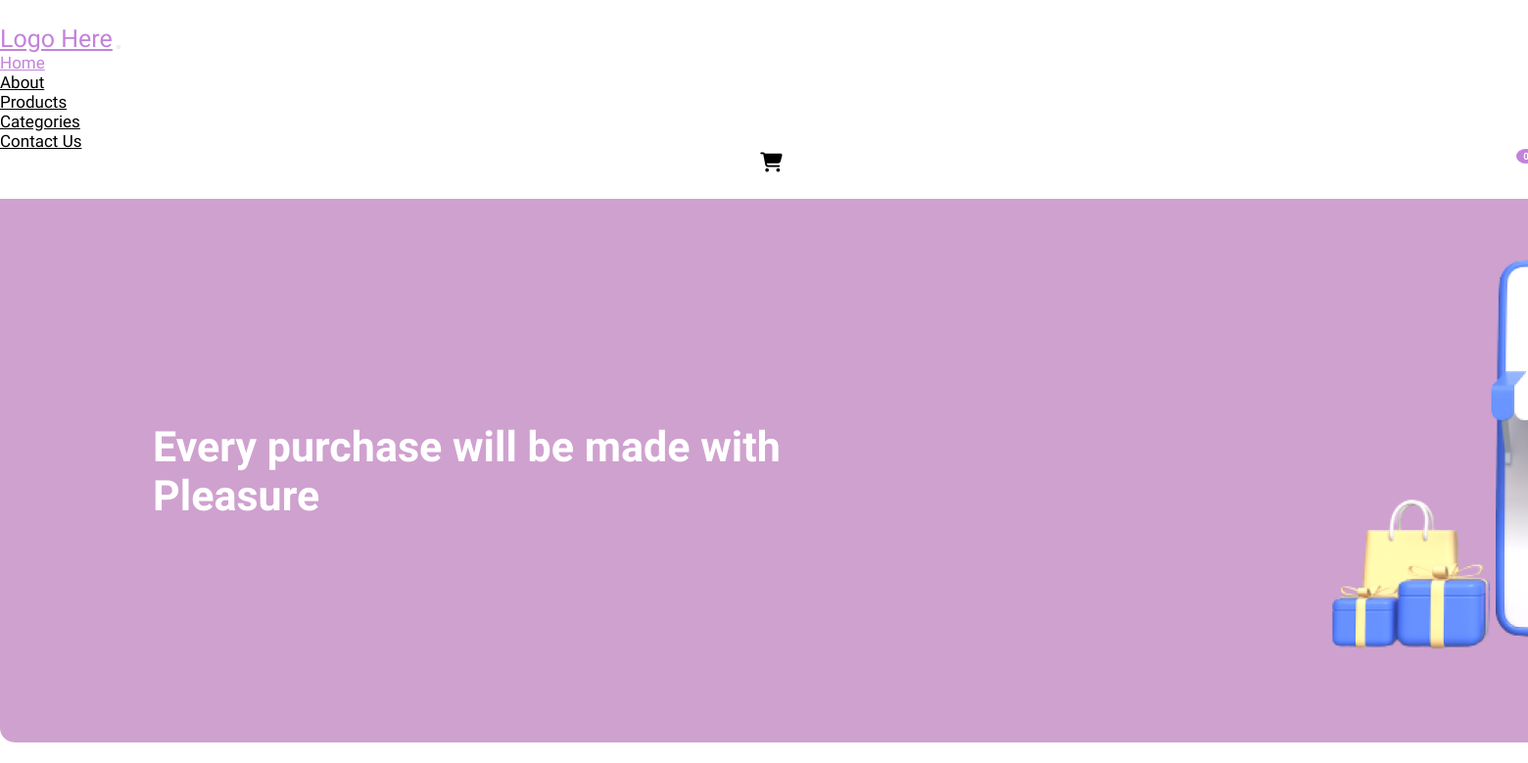
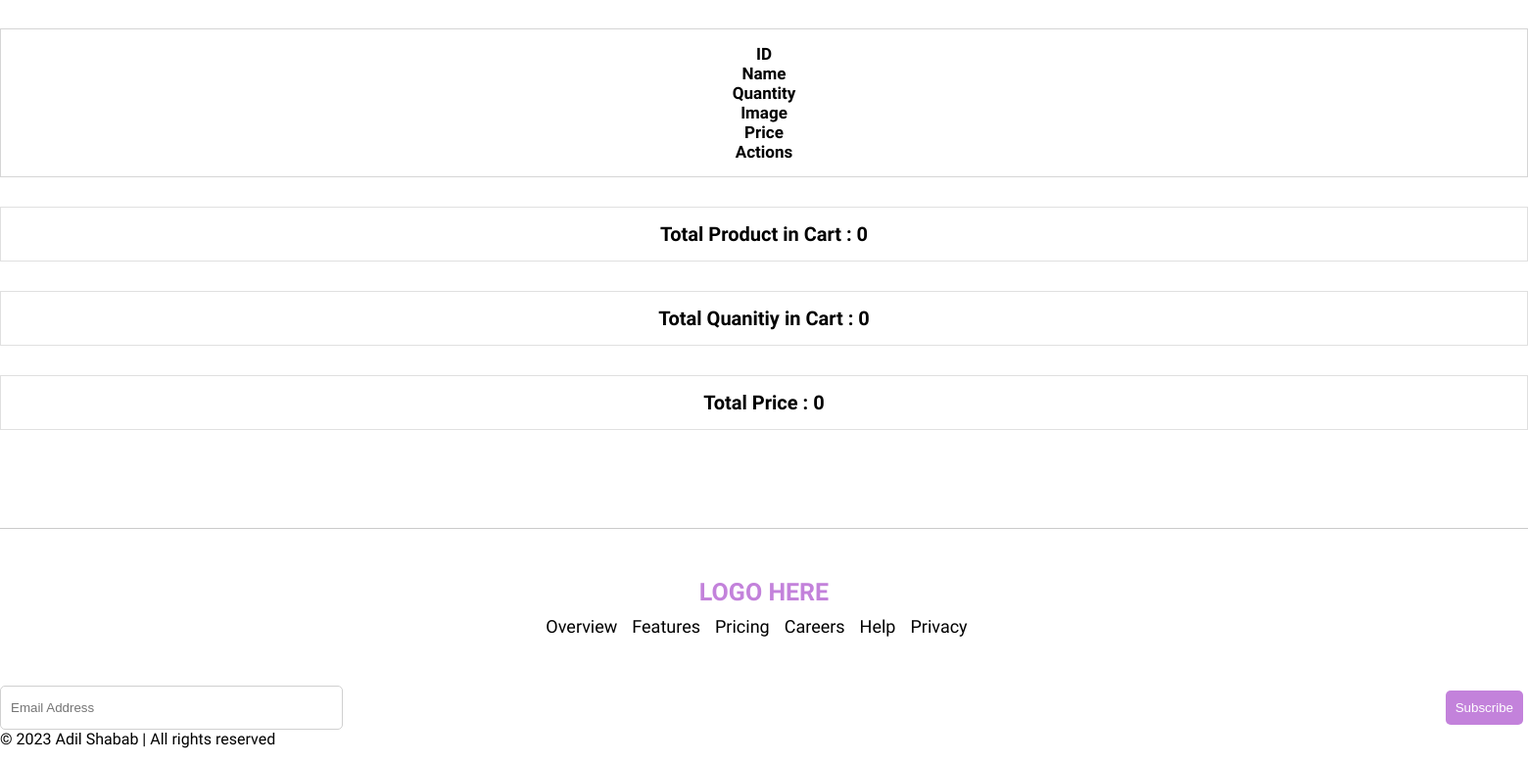
/cart/ (signed in), run on an earlier commit of the app's database (2 pictures, top to bottom).
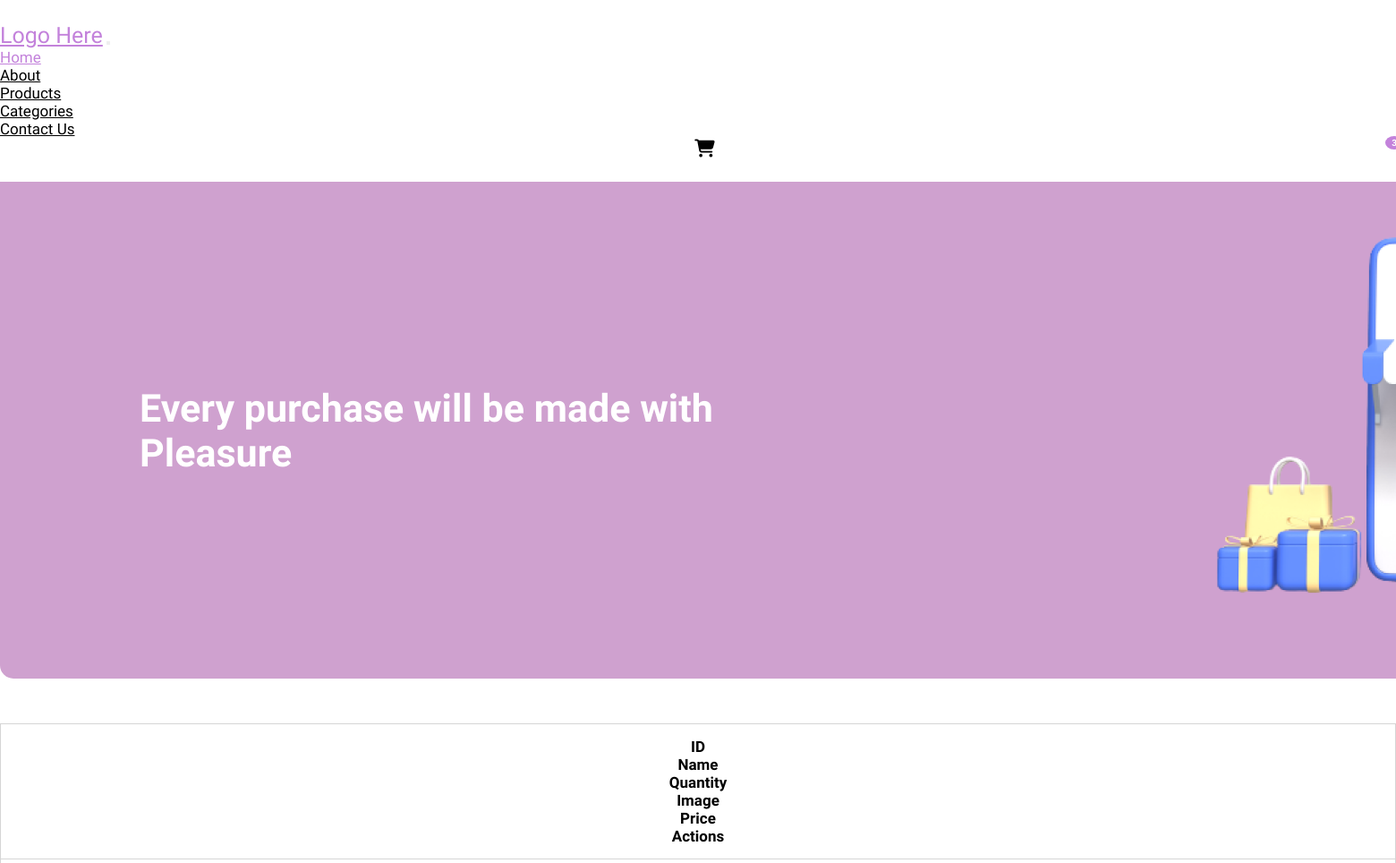
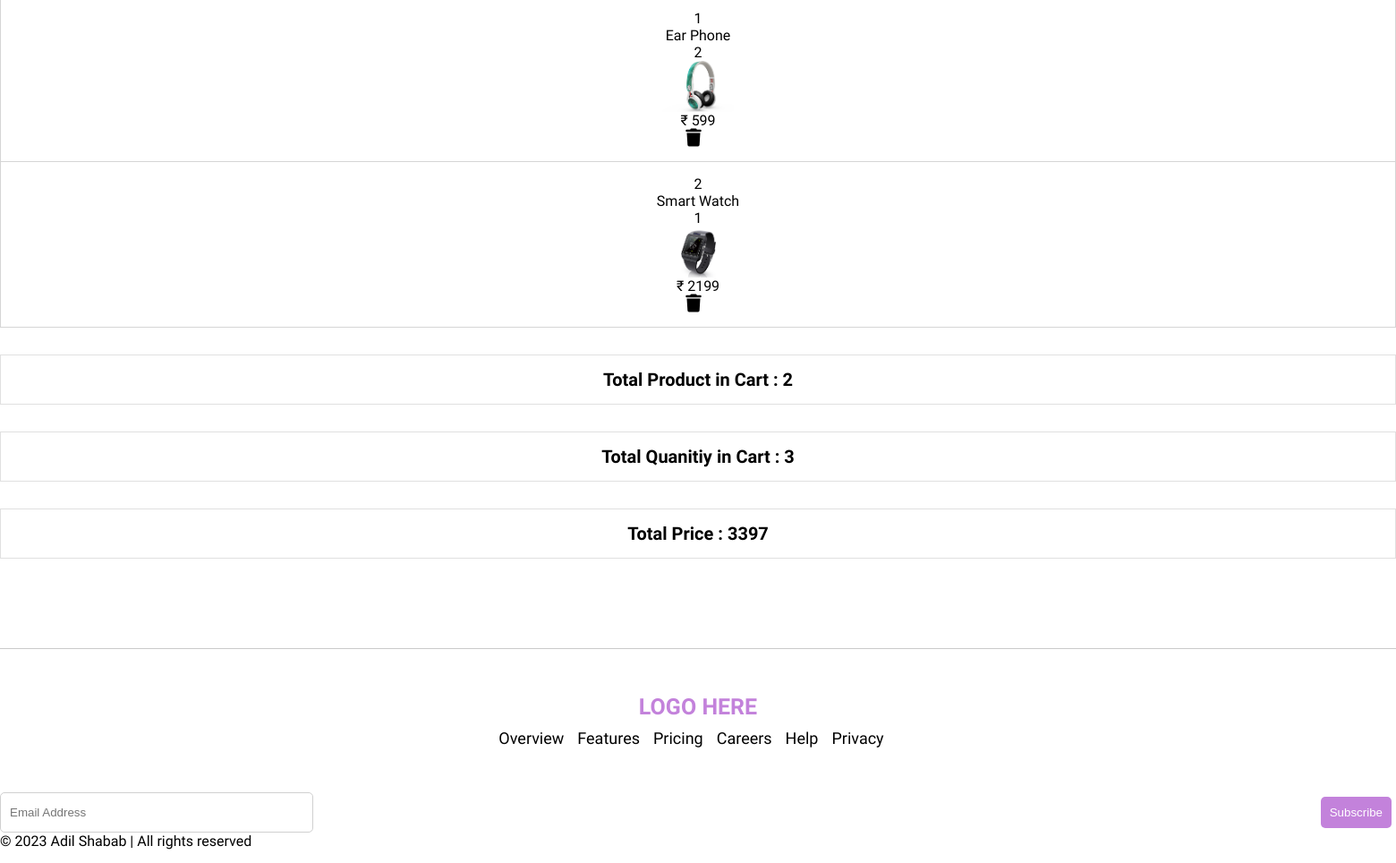
And on a later commit of the database (2 pictures, top to bottom).
### core/models.py (models this page shows, shortened)
class Cart(models.Model):
    user = models.ForeignKey(User, on_delete=models.CASCADE)
    product = models.ForeignKey(Product, on_delete=models.CASCADE)
    quantity = models.PositiveIntegerField(default=0)

class Product(models.Model):
    name = models.CharField(max_length=150)
    price = models.IntegerField()
    photo = models.ImageField(upload_to='products')
    description = models.TextField()

### core/views.py (the view)
# urls.py: path('cart/', cart, name='cart'),
@login_required(login_url='login')
def cart(request):
    cart_items = Cart.objects.filter(user=request.user)
    cart_count = sum(item.quantity for item in cart_items)
    total_price = sum(item.product.price * item.quantity for item in cart_items)
    cart_count_without_quantity = Cart.objects.filter(user=request.user).count()
    context = {'total_price': total_price, 'cart_items': cart_items, 'cart_count': cart_count, 'cart_count_without_quantity':cart_count_without_quantity}
    return render(request, 'frontend/cart.html', context)

### templates/frontend/cart.html (shortened to what this page needs)
<!doctype html>
{% load static %}
<html lang="en">
<head>
  <link rel="stylesheet" href="https://cdnjs.cloudflare.com/ajax/libs/font-awesome/6.4.0/css/all.min.css" />
  <link rel="stylesheet" href="https://cdnjs.cloudflare.com/ajax/libs/font-awesome/6.4.0/css/all.min.css" />
  <link rel="stylesheet" href="{% static 'css/style.css' %}">
  <link href="https://cdn.jsdelivr.net/npm/bootstrap@5.2.1/dist/css/bootstrap.min.css" rel="stylesheet"integrity="sha384-iYQeCzEYFbKjA/T2uDLTpkwGzCiq6soy8tYaI1GyVh/UjpbCx/TYkiZhlZB6+fzT">
</head>
<body>
    {% include "frontend/navbar.html" %}
  <main>
    <div class="banner">
      <div class="container">
        <h1 class="heading">Every purchase will be made with <span>Pleasure</span></h1>
        <img src="{% static 'img/banner.png' %}" alt="" class="img-fluid">
      </div>
    </div>
    <div class="container">
        <div class="carts">
            <div class="cart head">
                <div class="row">
                    <div class="col-1 id">ID</div>
                    <div class="col-3 name">Name</div>
                    <div class="col-2 quantity">Quantity</div>
                    <div class="col-2 image">Image</div>
                    <div class="col-2 price">Price</div>
                    <div class="col-2 actions">Actions</div>
                </div>
            </div>
            {% for x in cart_items %}
            <div class="cart">
                <div class="row">
                    <div class="col-1 id">{{forloop.counter}}</div>
                    <div class="col-3 name">{{x.product.name}}</div>
                    <div class="col-2 quantity">{{x.quantity}}</div>
                    <div class="col-2 image"><img src="{{x.product.photo.url}}" alt="" class="img-fluid"></div>
                    <div class="col-2 price">&#8377; {{x.product.price}}</div>
                    <div class="col-2 actions">
                        <a href="{% url 'remove-from-cart' x.id %}"><i class="fa-solid fa-trash"></i></a>
                    </div>
                </div>
            </div>
            {% endfor %}
        </div>
        <div class="row">
            <div class="col-4">
                <h4 class="sm-txt">Total Product in Cart : {{cart_count_without_quantity}}</h4>
            </div>
            <div class="col-4">
                <h4 class="sm-txt">Total Quanitiy in Cart : {{cart_count}}</h4>
            </div>
            <div class="col-4">
                <h4 class="sm-txt">Total Price : {{total_price}}</h4>
            </div>
        </div>
   </div>
  </main>
  {% include "frontend/footer.html" %}
</body>
</html>

What changed in the data, as far as the page shows it:
added Cart: product.name "Ear Phone", quantity "2", product.photo (picture), product.price "599"
added Cart: product.name "Smart Watch", quantity "1", product.photo (picture), product.price "2199"
Also different on the page:
{{ cart_count }}: "0" → "3"
{{ cart_count_without_quantity }}: "0" → "2"
{{ total_price }}: "0" → "3397"
